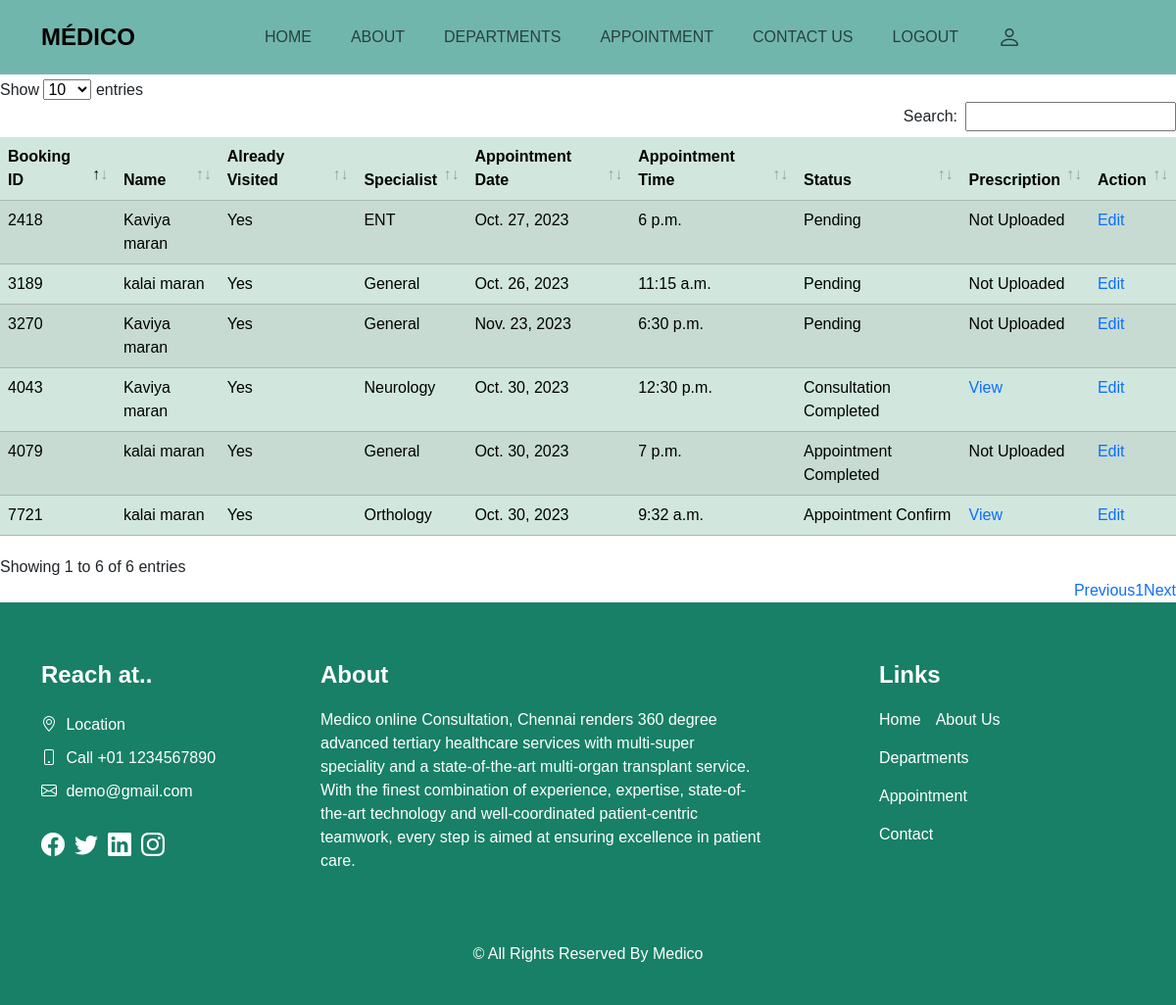
The app's page /consultation (signed in) with its own data.
### docapp/models.py (models this page shows, shortened)
class Appointment(models.Model):
    bid=ShortUUIDField(length=4, max_length=4, alphabet="1234567890", primary_key=True, null=False)
    pfname=models.CharField(max_length=40)
    plname=models.CharField(max_length=40)
    pgender=models.CharField(max_length=10)
    page=models.IntegerField()
    pemail=models.CharField(max_length=100)
    pnumber=models.IntegerField()
    pvisited=models.CharField(max_length=4)
    pspecialist=models.CharField(max_length=30)
    pappointdate=models.DateField()
    pappointtime=models.TimeField()
    pstatus=models.CharField(max_length=30, default="Pending")
    pprescription=models.FileField(null=True, blank=True, upload_to='prescription')

### docapp/views.py (the view)
# urls.py: path("consultation", views.consultation, name="consultation"),
@login_required(login_url='/doctorLogIn')
def consultation(request):
    if request.user:
        u=request.user.email
        print(u)
        obj=Dsignup.objects.filter(Email=u)
        if obj:
            data=Appointment.objects.all()
        else:
            return redirect(myappointments)
    return render(request, "consultation.html", locals())

### templates/consultation.html
{% extends 'base.html' %}
{% block adminconsultation %}
<div class="sub_page" style="padding-top: 80px;">
    <table id="table_id" class="table table-hover table-center mb-0 datatable table-striped table-success">
        {% if gid %}
            <thead>
                <th>Booking ID</th>
                <th>Name</th>
                <th>Gender</th>
                <th>Age</th>
                <th>Email</th>
                <th>Number</th>
                <th>Already Visited</th>
                <th>Specialist</th>
                <th>Appointment Date</th>
                <th>Appointment Time</th>
                <th>Status</th>
                <th>Prescription</th>
                <th>Action</th>
            </thead>
            <tbody>
                <form action="" method="POST">
                {% csrf_token %}
                <tr>
                    <td>{{gid.bid}}</td>
                    <td>{{gid.pfname}} {{i.plname}}</td>
                    <td>{{gid.pgender}}</td>
                    <td>{{gid.page}}</td>
                    <td>{{gid.pemail}}</td>
                    <td>{{gid.pnumber}}</td>
                    <td>{{gid.pvisited}}</td>
                    <td>{{gid.pspecialist}}</td>
                    <td><input type="date" value="{{gid.pappointdate}}" name="pappointdate">{{gid.pappointdate}}</td>
                    <td><input type="time" value="{{gid.pappointtime}}" name="pappointtime">{{gid.pappointtime}}</td>
                    <td><select class="form-select" aria-label="Default select example" name="pstatus" value="{{gid.pstatus}}">
                        <option value="Appointment Pending">Appointment Pending</option>
                        <option value="Appointment Confirmed">Appointment Confirmed</option>
                        <option value="Consultation Completed">Consultation Completed</option>
                        <option value="Appointment Cancelled">Appointment Cancelled</option>
                    </select></td>
                    <td><input type="file" value="{{gid.pprescription}}" name="pprescription"></td>
                    <td><button type="submit">Save</button></td>
                </tr>
            </form>
            </tbody>
                {% else %}
                <thead>
                    <th>Booking ID</th>
                    <th>Name</th>
                    <th>Already Visited</th>
                    <th>Specialist</th>
                    <th>Appointment Date</th>
                    <th>Appointment Time</th>
                    <th>Status</th>
                    <th>Prescription</th>
                    <th>Action</th>
                </thead>
                <tbody>
                    {% for i in data %}
                    <tr>
                        <td>{{i.bid}}</td>
                        <td>{{i.pfname}} {{i.plname}}</td>
                        <td>{{i.pvisited}}</td>
                        <td>{{i.pspecialist}}</td>
                        <td>{{i.pappointdate}}</td>
                        <td>{{i.pappointtime}}</td>
                        <td>{{i.pstatus}}</td>
                        {% if i.pprescription %}
                        <td><a href="/static/{{i.pprescription}}">View</a></td>
                        {% else %}
                        <td>Not Uploaded</td>
                        {% endif %}
                        <td><a href="{% url 'consultation' %}/{{i.bid}}">Edit</a></td>
                    </tr>
                    {% endfor %}
                    {% endif %}
            </tbody>
        </table>
</div>
{% endblock %}

### templates/base.html (shortened to what this page needs)
{% load static %}
<!DOCTYPE html>
<html lang="en">
<head>
  <link href="https://cdn.jsdelivr.net/npm/bootstrap@5.3.1/dist/css/bootstrap.min.css" rel="stylesheet">
  <link rel="stylesheet" href="https://cdn.jsdelivr.net/npm/bootstrap-icons@1.10.5/font/bootstrap-icons.css">
  <link rel="stylesheet" href="/static/style.css">
  <link rel="stylesheet" href="{% static 'datatables/datatables.min.css' %}">
</head>
<body>
  <div class="hero_area">
    <div>
    <header class="header_section fixed-top opacity-60" style="background-color:#70B6AD;">
      <div class="container">
        <nav class="navbar navbar-expand-lg custom_nav-container ">
          <a class="navbar-brand" href="{% url 'home' %}">
            <span>
              Médico
            </span>
          </a>
          <div class="sidebar offcanvas offcanvas-end" tabindex="-1" id="offcanvasNavbar" aria-labelledby="offcanvasNavbarLabel">
          <div class="offcanvas-body">
              <ul class="navbar-nav mx-auto">
                <li class="nav-item active">
                  <a class="nav-link" href="{% url 'home' %}"> Home</a>
                </li>
              <li class="nav-item">
                <a class="nav-link" href="{% url 'aboutus' %}"> About</a>
              </li>
              <li class="nav-item">
                <a class="nav-link" href="{% url 'department' %}">Departments</a>
              </li>
              {% if user.is_anonymous %}
              <li class="nav-item">
                <a href="{% url 'appointment' %}" class="nav-link">Appointment</a>
              </li>
              {% else %}
              <li class="nav-item">
                <li class="nav-item dropdown">
                  <a class="nav-link" href="#" data-bs-auto-close="outside" role="button" data-bs-toggle="dropdown" aria-expanded="false">
                  Appointment
                  </a>
                </li>
              </li>
              {% endif %}
              <li class="nav-item">
                <a class="nav-link" href="{% url 'contact' %}">Contact Us</a>
              </li>
              {% if user.is_anonymous %}
                <li class="nav-item dropdown">
                  <a class="nav-link" href="#" data-bs-auto-close="outside" role="button" data-bs-toggle="dropdown" aria-expanded="false">
                    <i class="bi bi-person fs-4 d-flex text-align-center justify-content-center"></i>
                  </a>
                  <ul class="dropdown-menu">
                    <li class="dropend">
                      <a class="dropdown-item" data-bs-toggle="dropdown" href="#">Doctor</a>
                      <ul class="dropdown-menu">
                        <li><a href="{% url 'doctorSignUp' %}" class="dropdown-item">Sign Up</a></li>
                        <li><a href="{% url 'doctorLogIn' %}" class="dropdown-item">Log In</a></li>
                      </ul>
                      <a class="dropdown-item" data-bs-toggle="dropdown" href="#">Patient</a>
                      <ul class="dropdown-menu">
                        <li><a href="{% url 'patientSignUp' %}" class="dropdown-item">Sign Up</a></li>
                        <li><a href="{% url 'patientLogIn' %}" class="dropdown-item">Log In</a></li>
                      </ul>
                    </li>
                  </ul>
                </li>
              {% else %}
                <li class="nav-item">
                  <a href="" class="nav-link" data-bs-toggle="modal" data-bs-target="#exampleModal">Logout</a>
                </li>
                <li class="nav-item">
                <a class="nav-link mx-auto" href="{% url 'profile' %}"><i class="bi bi-person fs-4 d-flex text-align-center justify-content-center"></i></a>
                </li>
              {% endif %}
            </ul>
          </div>
          </div>
        </nav>
      </div>
    </header>
    </div>
  </div>
  {% block adminconsultation %}
  {% endblock %}
<div>
  <footer class="footer_section">
      <div class="container">
        <div class="row">
          <div class="col-md-6 col-lg-3 footer_col">
            <div class="footer_contact">
              <h4>
                Reach at..
              </h4>
              <div class="contact_link_box">
                <a href="">
                  <i class="bi bi-geo-alt" aria-hidden="true"></i>
                  <span>
                    Location
                  </span>
                </a>
                <a href="">
                  <i class="bi bi-phone" aria-hidden="true"></i>
                  <span>
                    Call +01 1234567890
                  </span>
                </a>
                <a href="">
                  <i class="bi bi-envelope" aria-hidden="true"></i>
                  <span>
                    demo@gmail.com
                  </span>
                </a>
              </div>
            </div>
            <div class="footer_social">
              <a href="">
                <i class="bi bi-facebook" aria-hidden="true"></i>
              </a>
              <a href="">
                <i class="bi bi-twitter" aria-hidden="true"></i>
              </a>
              <a href="">
                <i class="bi bi-linkedin" aria-hidden="true"></i>
              </a>
              <a href="">
                <i class="bi bi-instagram" aria-hidden="true"></i>
              </a>
            </div>
          </div>
          <div class="col-md-6 col-lg-5 footer_col">
            <div class="footer_detail">
              <h4>
                About
              </h4>
              <p>
                Medico online Consultation, Chennai renders 360 degree advanced tertiary healthcare services with multi-super speciality and a state-of-the-art multi-organ transplant service. With the finest combination of experience, expertise, state-of-the-art technology and well-coordinated patient-centric teamwork, every step is aimed at ensuring excellence in patient care.
              </p>
            </div>
          </div>
          <div class="col-md-6 col-lg-2 mx-auto footer_col">
            <div class="footer_link_box">
              <h4>
                Links
              </h4>
              <div class="footer_links">
                <a class="active" href="{% url 'home' %}">
                  Home
                </a>
                <a class="" href="{% url 'aboutus' %}">
                  About Us
                </a>
                <a class="" href="{% url 'department' %}">
                  Departments
                </a>
                <a class="" href="{% url 'appointment' %}">
                  Appointment
                </a>
                <a class="" href="{% url 'contact' %}">
                  Contact
                </a>
              </div>
            </div>
          </div>
        </div>
        <div class="footer-info">
           <p> &copy; All Rights Reserved By
            Medico</p>
        </div>
      </div>
  </footer>
</div>
  </body>
  </html>

### static/style.css (style rules this page uses)
body { font-family: 'Nunito', sans-serif; }
a, a:hover, a:focus { text-decoration: none; }
.hero_area { position: relative; display: flex; flex-direction: column; }
.header_section { padding: 15px 0; }
.navbar-brand span { font-weight: bold; font-size: 24px; text-transform: uppercase; }
.custom_nav-container { padding: 0; }
.custom_nav-container .navbar-nav { margin-left: auto; }
.custom_nav-container .navbar-nav .nav-item .nav-link { padding: 5px 20px; text-align: center; text-transform: uppercase; border-radius: 5px; transition: all 0.3s; }
.footer_section { background: #178066; color: #ffffff; padding: 60px 0 15px 0; position: relative; }
.footer_section h4 { font-weight: 600; margin-bottom: 20px; }
.footer_section .footer_col { margin-bottom: 30px; }
.footer_section .footer_contact .contact_link_box { display: flex; flex-direction: column; }
.footer_section .footer_contact .contact_link_box a { margin: 5px 0; color: #ffffff; }
.footer_section .footer_contact .contact_link_box a i { margin-right: 5px; }
.footer_section .footer_social { display: flex; margin-top: 20px; margin-bottom: 10px; }
.footer_section .footer_social a { display: flex; justify-content: center; align-items: center; color: #ffffff; border-radius: 100%; margin-right: 10px; font-size: 24px; }
.footer_section .footer_links { display: flex; flex-wrap: wrap; }
.footer_section .footer_links a { display: flex; align-items: center; margin-right: 15px; margin-bottom: 15px; color: #ffffff; }
.footer_section .footer-info { text-align: center; }
.footer_section .footer-info p { color: #ffffff; padding: 25px 0; margin: 0; }
body { font-family: 'Poppins', sans-serif; }
::placeholder { font-size: 16px; }

### records on screen
Appointment: bid "7721", pfname "kalai", plname "maran", pvisited "Yes", pspecialist "Orthology", pappointdate "Oct. 30, 2023", pappointtime "9:32 a.m.", pstatus "Appointment Confirm"
Appointment: bid "2418", pfname "Kaviya", plname "maran", pvisited "Yes", pspecialist "ENT", pappointdate "Oct. 27, 2023", pappointtime "6 p.m.", pstatus "Pending", pprescription "Not Uploaded"
Appointment: bid "3189", pfname "kalai", plname "maran", pvisited "Yes", pspecialist "General", pappointdate "Oct. 26, 2023", pappointtime "11:15 a.m.", pstatus "Pending", pprescription "Not Uploaded"
Appointment: bid "4043", pfname "Kaviya", plname "maran", pvisited "Yes", pspecialist "Neurology", pappointdate "Oct. 30, 2023", pappointtime "12:30 p.m.", pstatus "Consultation Completed"
Appointment: bid "4079", pfname "kalai", plname "maran", pvisited "Yes", pspecialist "General", pappointdate "Oct. 30, 2023", pappointtime "7 p.m.", pstatus "Appointment Completed", pprescription "Not Uploaded"
Appointment: bid "3270", pfname "Kaviya", plname "maran", pvisited "Yes", pspecialist "General", pappointdate "Nov. 23, 2023", pappointtime "6:30 p.m.", pstatus "Pending", pprescription "Not Uploaded"
